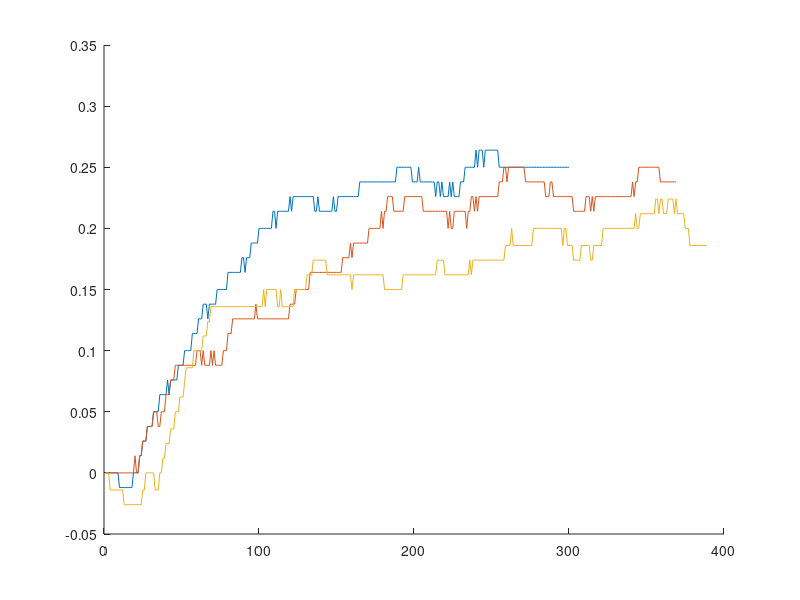

The MATLAB script that drew this image:
hold on

clear all
load('lab5_skokz35do40.mat')

Ypp = y(1);
dU = 5;
y_norm = (y - Ypp)/dU;


plot(y_norm);
save('lab5_skokz35do40_norm.mat')



clear all
load('lab5_skokz50do55.mat')

Ypp = y(1);
dU = 5;
y_norm = (y - Ypp)/dU;


plot(y_norm);
save('lab5_skokz50do55_norm.mat')


clear all
load('lab5_skokz65do70.mat')

Ypp = y(1);
dU = 5;
y_norm = (y - Ypp)/dU;


plot(y_norm);
save('lab5_skokz65do70_norm.mat')

hold off